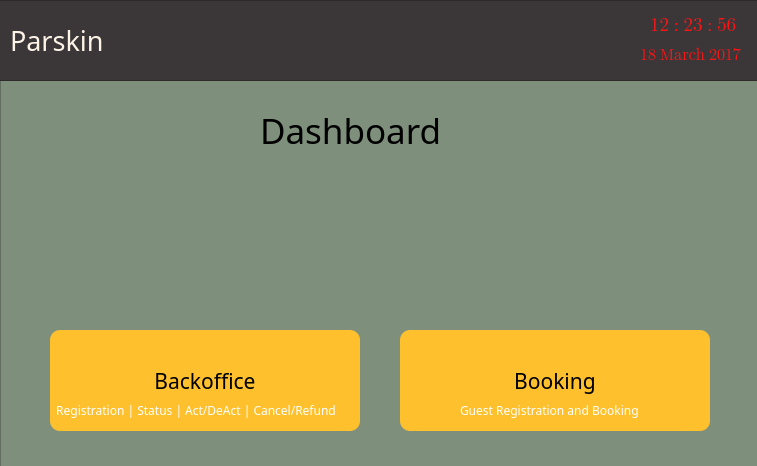
<?xml version="1.0" encoding="UTF-8"?>
<ui version="4.0">
 <class>LoginMain</class>
 <widget class="QDialog" name="LoginMain">
  <property name="geometry">
   <rect>
    <x>0</x>
    <y>0</y>
    <width>757</width>
    <height>466</height>
   </rect>
  </property>
  <property name="sizePolicy">
   <sizepolicy hsizetype="Fixed" vsizetype="Fixed">
    <horstretch>0</horstretch>
    <verstretch>0</verstretch>
   </sizepolicy>
  </property>
  <property name="windowTitle">
   <string>Parsin ~ Home</string>
  </property>
  <property name="styleSheet">
   <string notr="true"/>
  </property>
  <widget class="QPushButton" name="backoffice_btn">
   <property name="geometry">
    <rect>
     <x>50</x>
     <y>330</y>
     <width>310</width>
     <height>101</height>
    </rect>
   </property>
   <property name="font">
    <font>
     <family>Segoe UI Light</family>
     <pointsize>16</pointsize>
    </font>
   </property>
   <property name="autoFillBackground">
    <bool>false</bool>
   </property>
   <property name="styleSheet">
    <string notr="true">background-color:#ffc02d;
border-radius: 10px;
border-color:#ffc02d;</string>
   </property>
   <property name="text">
    <string>Backoffice</string>
   </property>
  </widget>
  <widget class="QLabel" name="label_2">
   <property name="enabled">
    <bool>true</bool>
   </property>
   <property name="geometry">
    <rect>
     <x>50</x>
     <y>400</y>
     <width>311</width>
     <height>20</height>
    </rect>
   </property>
   <property name="font">
    <font>
     <family>Segoe Script</family>
    </font>
   </property>
   <property name="styleSheet">
    <string notr="true">color:white;</string>
   </property>
   <property name="text">
    <string>  Registration | Status | Act/DeAct | Cancel/Refund</string>
   </property>
  </widget>
  <widget class="QFrame" name="frame_2">
   <property name="geometry">
    <rect>
     <x>0</x>
     <y>80</y>
     <width>761</width>
     <height>391</height>
    </rect>
   </property>
   <property name="styleSheet">
    <string notr="true">background-color:#7E8F7C;</string>
   </property>
   <property name="frameShape">
    <enum>QFrame::StyledPanel</enum>
   </property>
   <property name="frameShadow">
    <enum>QFrame::Raised</enum>
   </property>
   <widget class="QLabel" name="label">
    <property name="geometry">
     <rect>
      <x>260</x>
      <y>10</y>
      <width>201</width>
      <height>81</height>
     </rect>
    </property>
    <property name="font">
     <font>
      <family>Segoe Script</family>
      <pointsize>26</pointsize>
     </font>
    </property>
    <property name="text">
     <string>Dashboard</string>
    </property>
   </widget>
  </widget>
  <widget class="QLabel" name="label_4">
   <property name="geometry">
    <rect>
     <x>460</x>
     <y>400</y>
     <width>191</width>
     <height>20</height>
    </rect>
   </property>
   <property name="font">
    <font>
     <family>Segoe Script</family>
    </font>
   </property>
   <property name="styleSheet">
    <string notr="true">color:white;</string>
   </property>
   <property name="text">
    <string>Guest Registration and Booking</string>
   </property>
  </widget>
  <widget class="QFrame" name="frame">
   <property name="geometry">
    <rect>
     <x>-40</x>
     <y>0</y>
     <width>841</width>
     <height>81</height>
    </rect>
   </property>
   <property name="styleSheet">
    <string notr="true">background-color:#3B3738;</string>
   </property>
   <property name="frameShape">
    <enum>QFrame::StyledPanel</enum>
   </property>
   <property name="frameShadow">
    <enum>QFrame::Plain</enum>
   </property>
   <widget class="QLabel" name="label_3">
    <property name="geometry">
     <rect>
      <x>50</x>
      <y>20</y>
      <width>121</width>
      <height>41</height>
     </rect>
    </property>
    <property name="sizePolicy">
     <sizepolicy hsizetype="Preferred" vsizetype="Preferred">
      <horstretch>0</horstretch>
      <verstretch>0</verstretch>
     </sizepolicy>
    </property>
    <property name="minimumSize">
     <size>
      <width>41</width>
      <height>31</height>
     </size>
    </property>
    <property name="font">
     <font>
      <family>Segoe Script</family>
      <pointsize>20</pointsize>
     </font>
    </property>
    <property name="autoFillBackground">
     <bool>false</bool>
    </property>
    <property name="styleSheet">
     <string notr="true">color:#FDF3E7;</string>
    </property>
    <property name="text">
     <string>Parskin </string>
    </property>
   </widget>
   <widget class="QLabel" name="clocklab">
    <property name="geometry">
     <rect>
      <x>690</x>
      <y>10</y>
      <width>91</width>
      <height>31</height>
     </rect>
    </property>
    <property name="font">
     <font>
      <family>Segoe UI Emoji</family>
      <pointsize>14</pointsize>
      <weight>50</weight>
      <italic>false</italic>
      <bold>false</bold>
     </font>
    </property>
    <property name="styleSheet">
     <string notr="true">color:#fc1414;</string>
    </property>
    <property name="text">
     <string>12 : 23 : 56</string>
    </property>
   </widget>
   <widget class="QLabel" name="datelab">
    <property name="geometry">
     <rect>
      <x>680</x>
      <y>40</y>
      <width>111</width>
      <height>31</height>
     </rect>
    </property>
    <property name="font">
     <font>
      <family>Segoe UI Emoji</family>
      <pointsize>12</pointsize>
      <weight>50</weight>
      <italic>false</italic>
      <bold>false</bold>
     </font>
    </property>
    <property name="styleSheet">
     <string notr="true">color:#fc1414;</string>
    </property>
    <property name="text">
     <string>18 March 2017</string>
    </property>
   </widget>
  </widget>
  <widget class="QPushButton" name="book_btn">
   <property name="geometry">
    <rect>
     <x>400</x>
     <y>330</y>
     <width>310</width>
     <height>101</height>
    </rect>
   </property>
   <property name="font">
    <font>
     <family>Segoe UI Light</family>
     <pointsize>16</pointsize>
    </font>
   </property>
   <property name="autoFillBackground">
    <bool>false</bool>
   </property>
   <property name="styleSheet">
    <string notr="true">background-color:#ffc02d;
border-radius: 10px;
border-color:#ffc02d;</string>
   </property>
   <property name="text">
    <string>Booking</string>
   </property>
  </widget>
  <zorder>frame_2</zorder>
  <zorder>frame</zorder>
  <zorder>book_btn</zorder>
  <zorder>backoffice_btn</zorder>
  <zorder>label_2</zorder>
  <zorder>label_4</zorder>
 </widget>
 <resources/>
 <connections/>
</ui>
